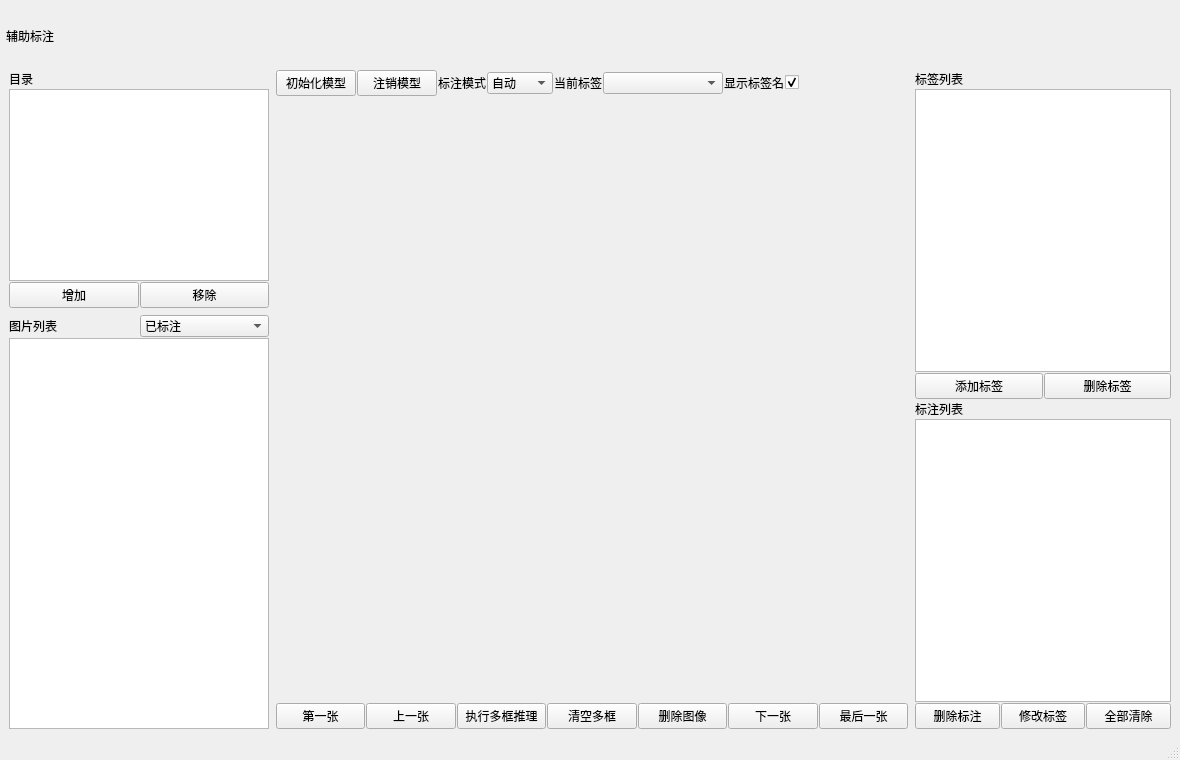
<?xml version="1.0" encoding="UTF-8"?>
<ui version="4.0">
 <class>MainWindow</class>
 <widget class="QMainWindow" name="MainWindow">
  <property name="geometry">
   <rect>
    <x>0</x>
    <y>0</y>
    <width>1180</width>
    <height>760</height>
   </rect>
  </property>
  <property name="windowTitle">
   <string>颖图半自动标注软件</string>
  </property>
  <widget class="QWidget" name="centralWidget">
   <layout class="QGridLayout" name="gridLayout_6">
    <property name="leftMargin">
     <number>3</number>
    </property>
    <property name="topMargin">
     <number>3</number>
    </property>
    <property name="rightMargin">
     <number>3</number>
    </property>
    <property name="bottomMargin">
     <number>3</number>
    </property>
    <property name="spacing">
     <number>1</number>
    </property>
    <item row="0" column="0">
     <layout class="QGridLayout" name="gridLayout_5" columnstretch="0,20,0">
      <property name="leftMargin">
       <number>3</number>
      </property>
      <property name="topMargin">
       <number>3</number>
      </property>
      <property name="rightMargin">
       <number>3</number>
      </property>
      <property name="bottomMargin">
       <number>3</number>
      </property>
      <item row="0" column="0" colspan="3">
       <widget class="QLabel" name="LB_Title">
        <property name="minimumSize">
         <size>
          <width>0</width>
          <height>60</height>
         </size>
        </property>
        <property name="maximumSize">
         <size>
          <width>16777215</width>
          <height>60</height>
         </size>
        </property>
        <property name="styleSheet">
         <string notr="true">font: 18pt &quot;微软雅黑&quot;;</string>
        </property>
        <property name="text">
         <string>辅助标注</string>
        </property>
       </widget>
      </item>
      <item row="1" column="0" rowspan="2">
       <layout class="QGridLayout" name="gridLayout_3">
        <property name="leftMargin">
         <number>3</number>
        </property>
        <property name="topMargin">
         <number>3</number>
        </property>
        <property name="rightMargin">
         <number>3</number>
        </property>
        <property name="bottomMargin">
         <number>3</number>
        </property>
        <item row="1" column="0" colspan="2">
         <widget class="QListWidget" name="LW_DataSheet">
          <property name="minimumSize">
           <size>
            <width>150</width>
            <height>72</height>
           </size>
          </property>
         </widget>
        </item>
        <item row="2" column="0">
         <widget class="QPushButton" name="PB_AddLab">
          <property name="text">
           <string>增加</string>
          </property>
         </widget>
        </item>
        <item row="2" column="1">
         <widget class="QPushButton" name="PB_RemoveLab">
          <property name="text">
           <string>移除</string>
          </property>
         </widget>
        </item>
        <item row="0" column="0">
         <widget class="QLabel" name="label_5">
          <property name="text">
           <string>目录</string>
          </property>
         </widget>
        </item>
       </layout>
      </item>
      <item row="1" column="1">
       <layout class="QGridLayout" name="gridLayout_4">
        <property name="leftMargin">
         <number>3</number>
        </property>
        <property name="topMargin">
         <number>3</number>
        </property>
        <property name="rightMargin">
         <number>3</number>
        </property>
        <property name="bottomMargin">
         <number>3</number>
        </property>
        <item row="0" column="0">
         <widget class="QPushButton" name="initButton">
          <property name="text">
           <string>初始化模型</string>
          </property>
         </widget>
        </item>
        <item row="0" column="1">
         <widget class="QPushButton" name="pushButton_DeletModel">
          <property name="text">
           <string>注销模型</string>
          </property>
         </widget>
        </item>
        <item row="0" column="2">
         <widget class="QLabel" name="label_3">
          <property name="text">
           <string>标注模式</string>
          </property>
         </widget>
        </item>
        <item row="0" column="3">
         <widget class="QComboBox" name="comboBox_AnnoMode">
          <item>
           <property name="text">
            <string>自动</string>
           </property>
          </item>
          <item>
           <property name="text">
            <string>手动</string>
           </property>
          </item>
          <item>
           <property name="text">
            <string>小目标</string>
           </property>
          </item>
          <item>
           <property name="text">
            <string>多目标</string>
           </property>
          </item>
         </widget>
        </item>
        <item row="0" column="4">
         <widget class="QLabel" name="label">
          <property name="text">
           <string>当前标签</string>
          </property>
         </widget>
        </item>
        <item row="0" column="5">
         <widget class="QComboBox" name="comboBox_CurrentLabel">
          <property name="minimumSize">
           <size>
            <width>120</width>
            <height>0</height>
           </size>
          </property>
         </widget>
        </item>
        <item row="0" column="6">
         <widget class="QLabel" name="label_4">
          <property name="text">
           <string>显示标签名</string>
          </property>
         </widget>
        </item>
        <item row="0" column="7">
         <widget class="QCheckBox" name="checkBox_HideLabel">
          <property name="text">
           <string/>
          </property>
          <property name="checked">
           <bool>true</bool>
          </property>
         </widget>
        </item>
        <item row="0" column="8">
         <spacer name="toolbarSpacer">
          <property name="orientation">
           <enum>Qt::Orientation::Horizontal</enum>
          </property>
          <property name="sizeHint" stdset="0">
           <size>
            <width>40</width>
            <height>20</height>
           </size>
          </property>
         </spacer>
        </item>
       </layout>
      </item>
      <item row="1" column="2" rowspan="3">
       <layout class="QVBoxLayout" name="rightLayout">
        <property name="leftMargin">
         <number>3</number>
        </property>
        <property name="topMargin">
         <number>3</number>
        </property>
        <property name="rightMargin">
         <number>3</number>
        </property>
        <property name="bottomMargin">
         <number>3</number>
        </property>
        <item>
         <widget class="QLabel" name="labelTitle">
          <property name="text">
           <string>标签列表</string>
          </property>
         </widget>
        </item>
        <item>
         <widget class="QListWidget" name="labelList"/>
        </item>
        <item>
         <layout class="QHBoxLayout" name="labelButtonRow">
          <item>
           <widget class="QPushButton" name="addLabelButton">
            <property name="text">
             <string>添加标签</string>
            </property>
           </widget>
          </item>
          <item>
           <widget class="QPushButton" name="deleteLabelButton">
            <property name="text">
             <string>删除标签</string>
            </property>
           </widget>
          </item>
         </layout>
        </item>
        <item>
         <widget class="QLabel" name="annTitle">
          <property name="text">
           <string>标注列表</string>
          </property>
         </widget>
        </item>
        <item>
         <widget class="QListWidget" name="annotationList"/>
        </item>
        <item>
         <layout class="QHBoxLayout" name="annButtonRow">
          <item>
           <widget class="QPushButton" name="deleteAnnotationButton">
            <property name="text">
             <string>删除标注</string>
            </property>
           </widget>
          </item>
          <item>
           <widget class="QPushButton" name="fixAnnotationButton">
            <property name="text">
             <string>修改标签</string>
            </property>
           </widget>
          </item>
          <item>
           <widget class="QPushButton" name="pushButton_clearAllAnno">
            <property name="text">
             <string>全部清除</string>
            </property>
           </widget>
          </item>
         </layout>
        </item>
       </layout>
      </item>
      <item row="2" column="1" rowspan="2">
       <layout class="QGridLayout" name="gridLayout">
        <property name="leftMargin">
         <number>3</number>
        </property>
        <property name="topMargin">
         <number>3</number>
        </property>
        <property name="rightMargin">
         <number>3</number>
        </property>
        <property name="bottomMargin">
         <number>3</number>
        </property>
        <item row="1" column="2">
         <widget class="QPushButton" name="pushButton_InferByRects">
          <property name="text">
           <string>执行多框推理</string>
          </property>
         </widget>
        </item>
        <item row="1" column="1">
         <widget class="QPushButton" name="PB_LastImg">
          <property name="text">
           <string>上一张</string>
          </property>
         </widget>
        </item>
        <item row="1" column="5">
         <widget class="QPushButton" name="pushButton_nextImg">
          <property name="text">
           <string>下一张</string>
          </property>
         </widget>
        </item>
        <item row="1" column="0">
         <widget class="QPushButton" name="pushButton_firstImg">
          <property name="text">
           <string>第一张</string>
          </property>
         </widget>
        </item>
        <item row="1" column="3">
         <widget class="QPushButton" name="pushButton_ClearRects">
          <property name="text">
           <string>清空多框</string>
          </property>
         </widget>
        </item>
        <item row="1" column="4">
         <widget class="QPushButton" name="pushButton_deleteImg">
          <property name="text">
           <string>删除图像</string>
          </property>
         </widget>
        </item>
        <item row="0" column="0" colspan="7">
         <layout class="QVBoxLayout" name="imageLayout">
          <item>
           <widget class="ImageAnnotateWidget" name="imageWidget" native="true"/>
          </item>
         </layout>
        </item>
        <item row="1" column="6">
         <widget class="QPushButton" name="pushButton_finalImg">
          <property name="text">
           <string>最后一张</string>
          </property>
         </widget>
        </item>
       </layout>
      </item>
      <item row="3" column="0">
       <layout class="QGridLayout" name="gridLayout_2">
        <property name="leftMargin">
         <number>3</number>
        </property>
        <property name="topMargin">
         <number>3</number>
        </property>
        <property name="rightMargin">
         <number>3</number>
        </property>
        <property name="bottomMargin">
         <number>3</number>
        </property>
        <item row="0" column="0">
         <layout class="QHBoxLayout" name="horizontalLayout">
          <item>
           <widget class="QLabel" name="label_2">
            <property name="text">
             <string>图片列表</string>
            </property>
           </widget>
          </item>
          <item>
           <widget class="QComboBox" name="comboBox_selectImg">
            <item>
             <property name="text">
              <string>已标注</string>
             </property>
            </item>
            <item>
             <property name="text">
              <string>未标注</string>
             </property>
            </item>
            <item>
             <property name="text">
              <string>含当前标签</string>
             </property>
            </item>
           </widget>
          </item>
         </layout>
        </item>
        <item row="1" column="0">
         <widget class="QListWidget" name="imageList">
          <property name="minimumSize">
           <size>
            <width>260</width>
            <height>0</height>
           </size>
          </property>
         </widget>
        </item>
       </layout>
      </item>
     </layout>
    </item>
   </layout>
  </widget>
  <widget class="QStatusBar" name="statusbar"/>
 </widget>
 <customwidgets>
  <customwidget>
   <class>ImageAnnotateWidget</class>
   <extends>QWidget</extends>
   <header>baseimageannotatewidget.h</header>
   <container>1</container>
  </customwidget>
 </customwidgets>
 <resources/>
 <connections/>
</ui>
